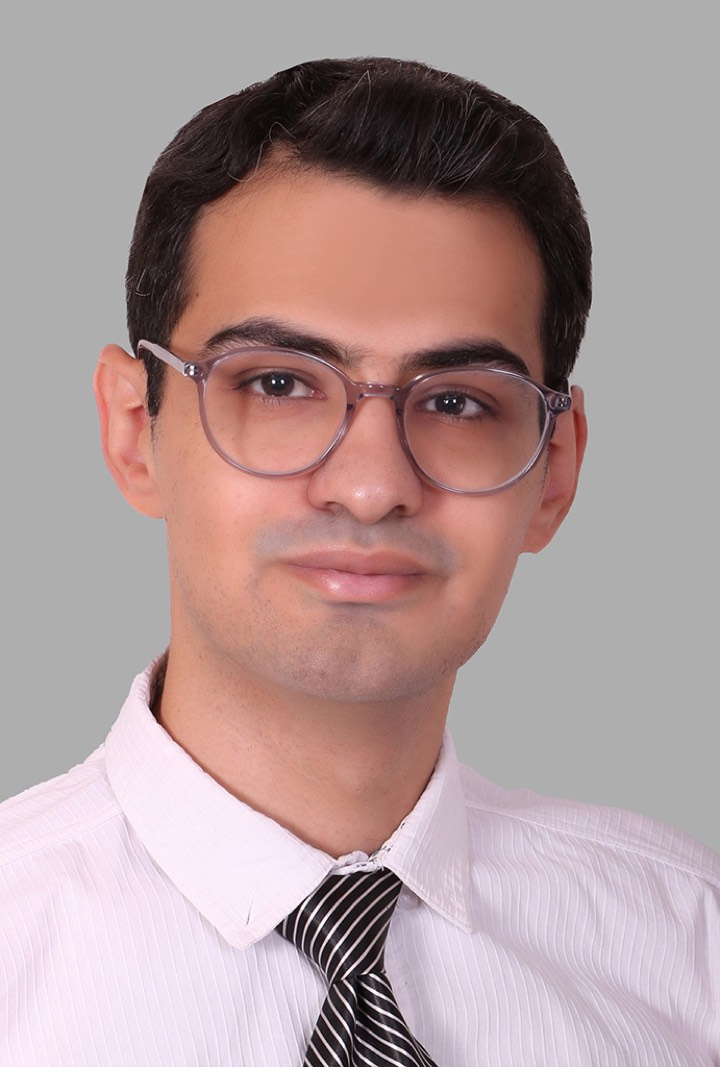
#> input picture assets/images/myphoto.jpeg, 720 x 1067 px, found by its file name
$ python make_og_card.py
#> lines starting #> are read from the running program, lines starting #| are printed output that depends on the picture; after the words box and inside, x2 and y2 are one past the last pixel; in counts of white or black regions, pixels touching at a corner belong together
"""Generate the 1200x630 Open Graph share card.

Run from the repo root:  python3 tools/make_og_card.py
Writes assets/images/og-card.png. Colours track assets/css/site.css.
"""
from PIL import Image, ImageDraw, ImageFont

W, H = 1200, 630
GROUND = (34, 41, 51)
GREEN = (104, 195, 163)   # #68c3a3
BLUE = (82, 179, 217)     # #52b3d9
WHITE = (255, 255, 255)
MUTED = (166, 176, 189)

HELV = "/System/Library/Fonts/HelveticaNeue.ttc"


def font(size, index):
    return ImageFont.truetype(HELV, size, index=index)


# HelveticaNeue.ttc face indices: 1 Bold, 0 Regular, 7 Light.
bold, medium, light = font(64, 1), font(28, 0), font(25, 7)

img = Image.new("RGB", (W, H), GROUND)
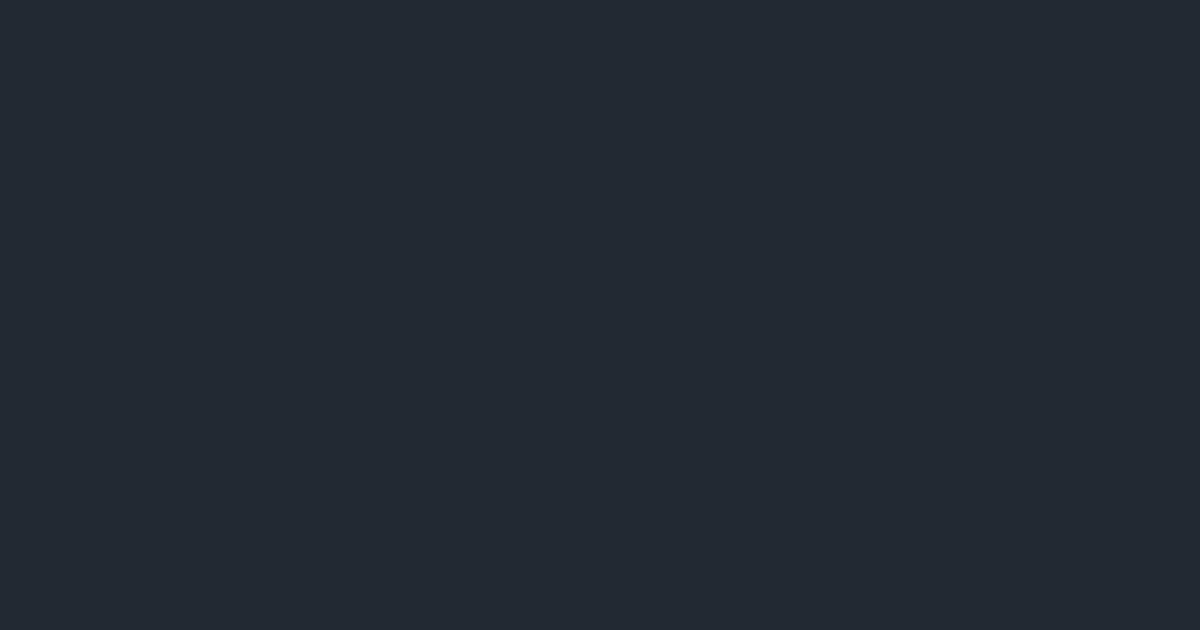
#> img: PIL image 1200x630 RGB; mean R, G, B 34, 41, 51
d = ImageDraw.Draw(img)

# Subtle vertical lift so the card is not a flat rectangle.
for y in range(H):
    t = y / H
    d.line([(0, y), (W, y)], fill=tuple(int(c + (10 - 20 * t)) for c in GROUND))

# Portrait, circle-cropped, bled off the right edge.
photo = Image.open("assets/images/myphoto.jpeg").convert("RGB")
#> photo is the input picture: PIL image 720x1067 RGB; mean R, G, B 175.9, 153.9, 154.2
side = min(photo.size)
#> side = 720
photo = photo.crop((
    (photo.width - side) // 2, 0,
    (photo.width + side) // 2, side,
)).resize((360, 360), Image.LANCZOS)
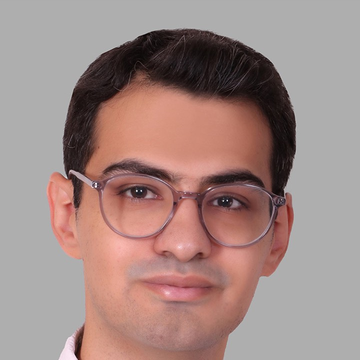
#> photo: PIL image 360x360 RGB; mean R, G, B 161, 136.8, 132.5
mask = Image.new("L", (360 * 4, 360 * 4), 0)
#> mask: PIL image 1440x1440 L; every value is 0
ImageDraw.Draw(mask).ellipse((0, 0, 360 * 4 - 1, 360 * 4 - 1), fill=255)
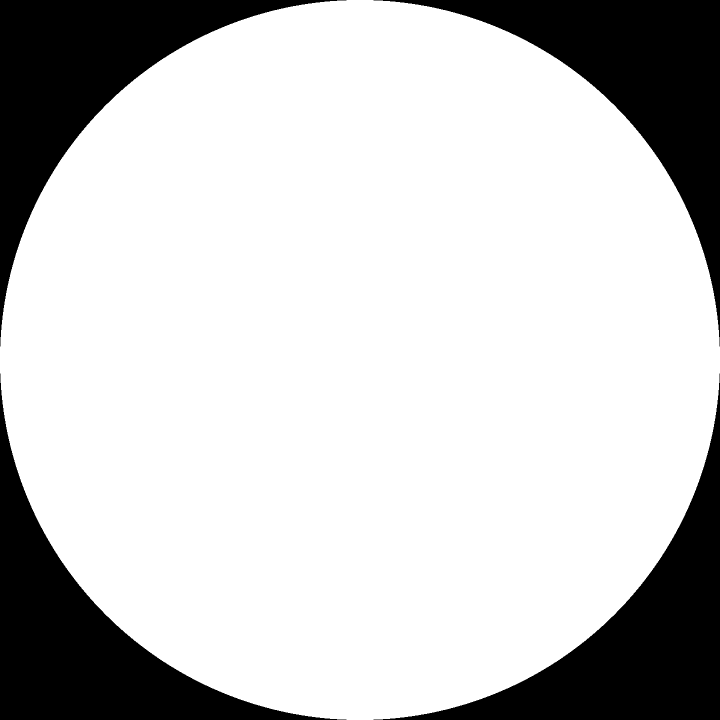
#> mask: PIL image 1440x1440 L (shown at 1/2 size); 78.5% white; 4 black regions, box (x1, y1, x2, y2) and area: (0, 0, 693, 693) 111305, (747, 0, 1440, 693) 111305, (0, 747, 693, 1440) 111305, (747, 747, 1440, 1440) 111305
img.paste(photo, (760, 135), mask.resize((360, 360), Image.LANCZOS))
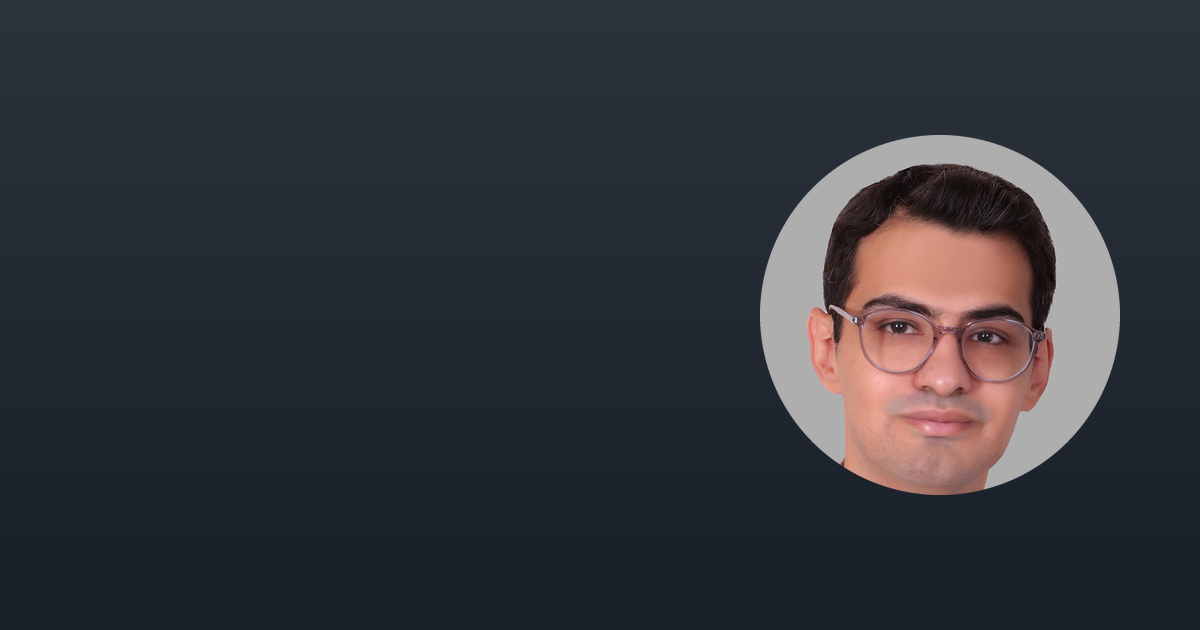
#> img: PIL image 1200x630 RGB; mean R, G, B 50.2, 52.2, 60.1
d.ellipse([757, 132, 757 + 366, 132 + 366], outline=GREEN, width=3)

x = 80
d.text((x, 150), "Sadjad (Mo) Asadi", font=bold, fill=WHITE)
d.rectangle([x, 245, x + 90, 249], fill=GREEN)
d.text((x, 285), "Senior Software Engineer", font=medium, fill=BLUE)
d.text((x, 335), "Eleven years on production systems", font=light, fill=MUTED)

for i, line in enumerate([
    "Post-quantum cryptography policy",
    "Healthcare data standards",
    "Agent-legible codebases",
]):
    y = 415 + i * 42
    d.ellipse([x + 2, y + 11, x + 10, y + 19], fill=GREEN)
    d.text((x + 26, y), line, font=light, fill=WHITE)

d.text((x, 560), "lvlrsajjad.github.io", font=light, fill=MUTED)

img.save("assets/images/og-card.png", optimize=True)
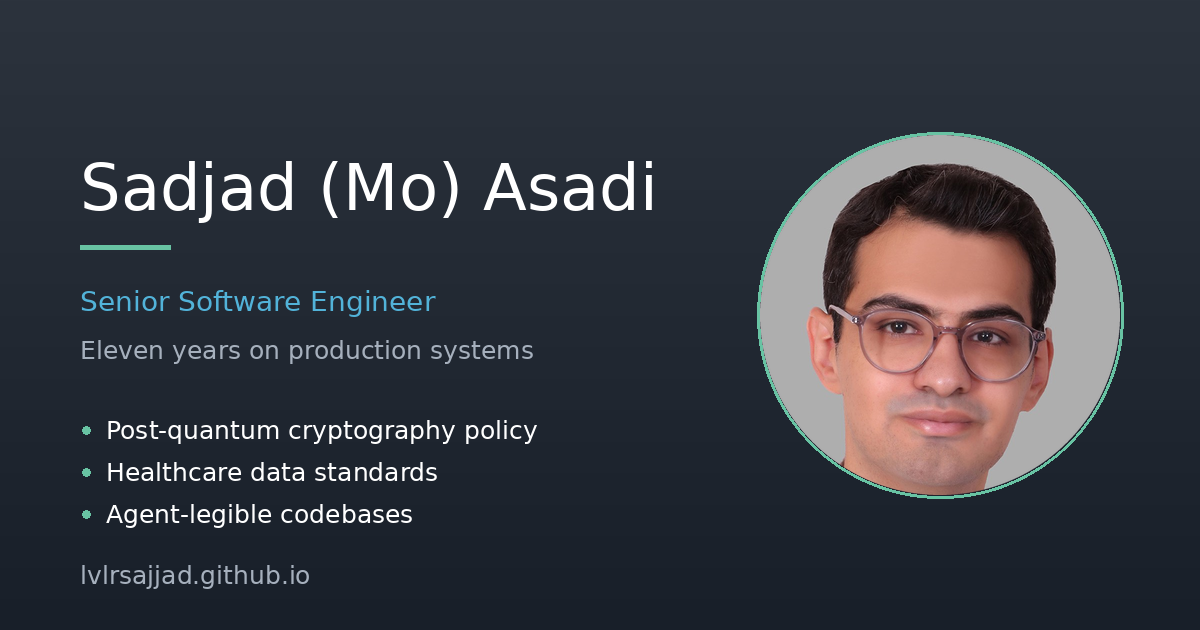
#> saved as og-card.png: PIL image 1200x630 RGB; mean R, G, B 55.3, 57.9, 65.5
print(f"wrote assets/images/og-card.png  {img.size[0]}x{img.size[1]}")
#| wrote assets/images/og-card.png  1200x630
